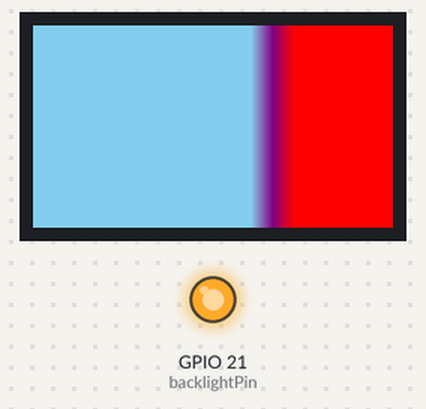
A sketch run on a simulated ESP32. Shown: 240×135 colour display, output pins drawn as LEDs (lit = HIGH). Random numbers use the default seed unless the sketch sets one.

Above: at 0.2 s.
At 11.8 s:
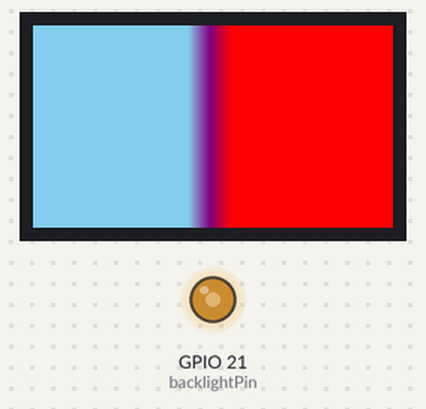
At 18.3 s:
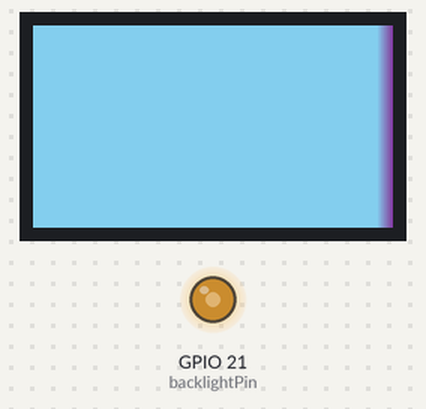
At 37.6 s:
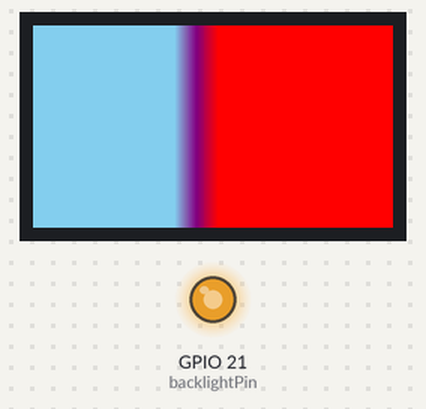
Timing chart, 0 to 39.1 s (numbered marks = the images above):
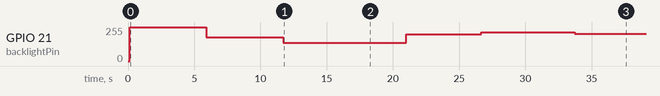

The sketch:

front_PSI_random.ino
```cpp
#include <TFT_eSPI.h>
#include <SPI.h>

TFT_eSPI tft = TFT_eSPI();

const int screenWidth = 320;
const int screenHeight = 240;

const int borderWidth = 30;
int borderX = screenWidth / 2;

const int backlightPin = 21;  // Typical CYD backlight pin; adjust if needed

unsigned long lastBorderChange = 0;
unsigned long borderChangeInterval = 1000;

unsigned long lastBrightnessChange = 0;
unsigned long brightnessChangeInterval = 5000;

void setup() {
  tft.init();
  tft.setRotation(1);  // Landscape orientation
  pinMode(backlightPin, OUTPUT);
  analogWrite(backlightPin, 255);  // Start full brightness
  randomSeed(analogRead(0));

  borderChangeInterval = random(500, 5000);
  brightnessChangeInterval = random(3000, 10000);

  drawScreen();
}

void loop() {
  unsigned long now = millis();

  // Change border position randomly every 0.5 to 5 seconds
  if (now - lastBorderChange >= borderChangeInterval) {
    borderX = random(borderWidth / 2, screenWidth - borderWidth / 2);
    borderChangeInterval = random(500, 5000);
    lastBorderChange = now;
    drawScreen();
  }

  // Change brightness randomly every 3 to 10 seconds
  if (now - lastBrightnessChange >= brightnessChangeInterval) {
    int brightnessPercent = random(30, 101); // 30% to 100%
    int dutyCycle = map(brightnessPercent, 0, 100, 0, 255);
    analogWrite(backlightPin, dutyCycle);
    brightnessChangeInterval = random(3000, 10000);
    lastBrightnessChange = now;
  }
}

void drawScreen() {
  int halfBorder = borderWidth / 2;

  // Clamp borderX so it stays fully on screen
  if (borderX < halfBorder) borderX = halfBorder;
  if (borderX > screenWidth - halfBorder) borderX = screenWidth - halfBorder;

  // Define colors
  uint16_t skyBlue = tft.color565(135, 206, 235);
  uint16_t red = tft.color565(255, 0, 0);

  // Left side: solid sky blue
  int leftWidth = borderX - halfBorder;
  if (leftWidth > 0) {
    tft.fillRect(0, 0, leftWidth, screenHeight, skyBlue);
  }

  // Right side: solid red
  int rightX = borderX + halfBorder;
  int rightWidth = screenWidth - rightX;
  if (rightWidth > 0) {
    // Add +1 pixel to cover edge fully
    tft.fillRect(rightX, 0, rightWidth + 1, screenHeight, red);
  }

  // Border: gradient sky blue → purple → red
  for (int i = 0; i < borderWidth; i++) {
    float ratio = (float)i / (borderWidth - 1);
    uint8_t r, g, b;

    if (ratio < 0.5) {
      float subRatio = ratio / 0.5;
      r = (uint8_t)((1 - subRatio) * 135 + subRatio * 128);
      g = (uint8_t)((1 - subRatio) * 206 + subRatio * 0);
      b = (uint8_t)((1 - subRatio) * 235 + subRatio * 128);
    } else {
      float subRatio = (ratio - 0.5) / 0.5;
      r = (uint8_t)((1 - subRatio) * 128 + subRatio * 255);
      g = 0;
      b = (uint8_t)((1 - subRatio) * 128 + subRatio * 0);
    }

    uint16_t color = tft.color565(r, g, b);
    tft.drawFastVLine(borderX - halfBorder + i, 0, screenHeight, color);
  }
}
```

Measured:
- by itself, GPIO 21 (backlightPin): 255/255 → 178/255 at 5.9 s, → 137/255 5.8 s later, → 201/255 9.3 s later, → 214/255 5.7 s later, … (5 changes in this stretch)
- what the display in image 1 shows lasts 3.3 s, from 11.6 s to 14.9 s
- what the display in image 2 shows lasts 1.4 s, from 18.3 s to 19.7 s
